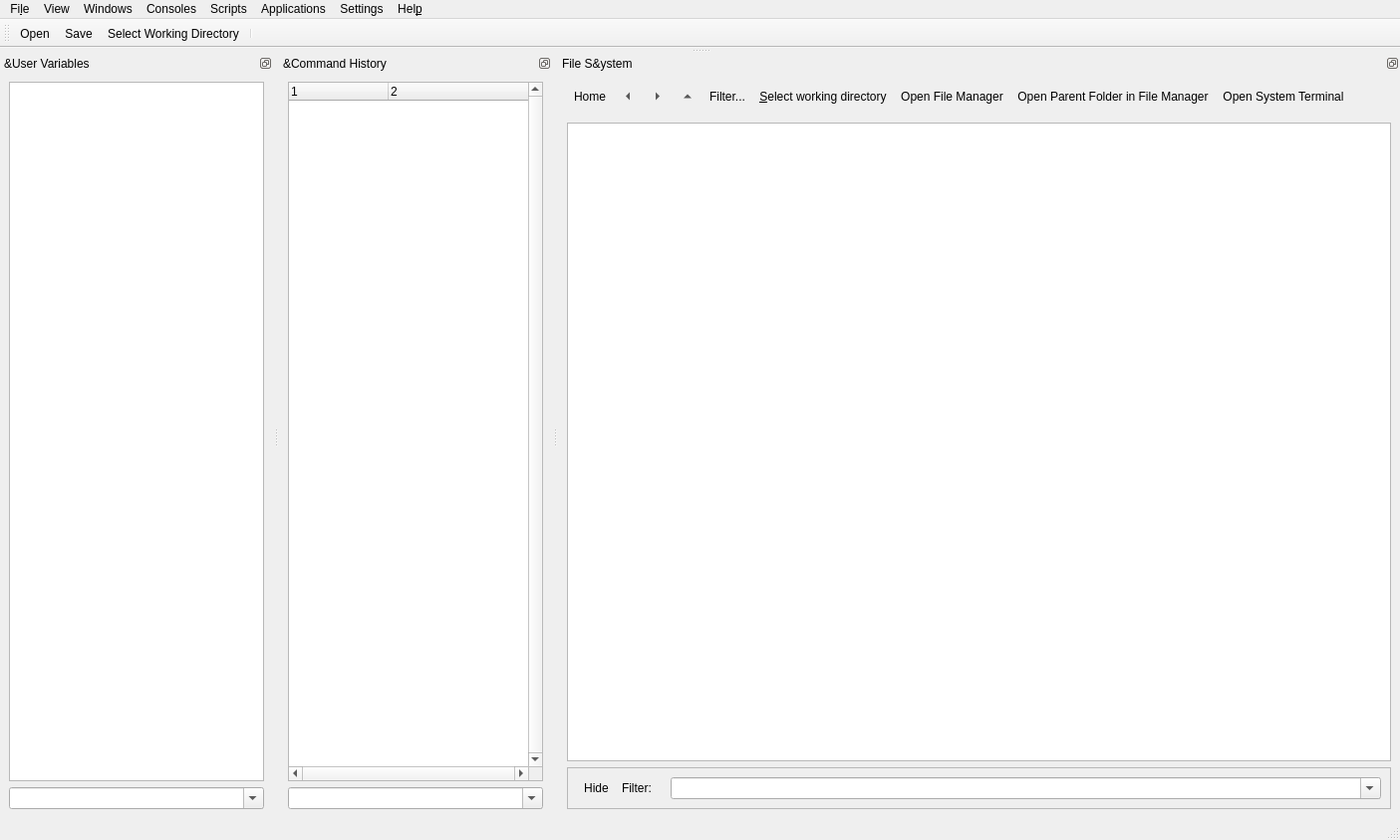
<?xml version="1.0" encoding="UTF-8"?>
<ui version="4.0">
 <author>Cezar Tigaret</author>
 <class>MainWindow</class>
 <widget class="QMainWindow" name="MainWindow">
  <property name="geometry">
   <rect>
    <x>0</x>
    <y>0</y>
    <width>898</width>
    <height>843</height>
   </rect>
  </property>
  <property name="sizePolicy">
   <sizepolicy hsizetype="Preferred" vsizetype="Preferred">
    <horstretch>0</horstretch>
    <verstretch>0</verstretch>
   </sizepolicy>
  </property>
  <property name="acceptDrops">
   <bool>true</bool>
  </property>
  <property name="windowTitle">
   <string>Scipyen</string>
  </property>
  <property name="windowIcon">
   <iconset theme="python"/>
  </property>
  <widget class="QWidget" name="centralwidget">
   <property name="sizePolicy">
    <sizepolicy hsizetype="Preferred" vsizetype="Preferred">
     <horstretch>0</horstretch>
     <verstretch>0</verstretch>
    </sizepolicy>
   </property>
   <property name="maximumSize">
    <size>
     <width>0</width>
     <height>0</height>
    </size>
   </property>
  </widget>
  <widget class="QMenuBar" name="menubar">
   <property name="geometry">
    <rect>
     <x>0</x>
     <y>0</y>
     <width>898</width>
     <height>29</height>
    </rect>
   </property>
   <property name="sizePolicy">
    <sizepolicy hsizetype="Preferred" vsizetype="Minimum">
     <horstretch>0</horstretch>
     <verstretch>0</verstretch>
    </sizepolicy>
   </property>
   <widget class="QMenu" name="menuFile">
    <property name="title">
     <string>Fi&amp;le</string>
    </property>
    <property name="icon">
     <iconset theme="system-file-manager-symbolic"/>
    </property>
    <widget class="QMenu" name="menuImport">
     <property name="title">
      <string>&amp;Import</string>
     </property>
     <property name="icon">
      <iconset theme="document-import"/>
     </property>
     <addaction name="actionImport_PrairieView_data"/>
    </widget>
    <addaction name="actionOpen"/>
    <addaction name="menuImport"/>
    <addaction name="actionSave"/>
    <addaction name="actionChange_Working_Directory"/>
    <addaction name="actionReload_Plugins"/>
    <addaction name="separator"/>
    <addaction name="actionQuit"/>
   </widget>
   <widget class="QMenu" name="menuHelp">
    <property name="title">
     <string>Hel&amp;p</string>
    </property>
    <property name="icon">
     <iconset theme="help-contents"/>
    </property>
    <addaction name="actionHelp_On_Console"/>
    <addaction name="actionAbout"/>
    <addaction name="actionAbout_Qt"/>
    <addaction name="actionAbout_Components"/>
    <addaction name="actionLicense"/>
   </widget>
   <widget class="QMenu" name="menuView">
    <property name="title">
     <string>View</string>
    </property>
    <property name="icon">
     <iconset theme="quickview"/>
    </property>
    <widget class="QMenu" name="menuSelected_Image_or_Volume">
     <property name="title">
      <string>&amp;Selected Variable</string>
     </property>
     <property name="icon">
      <iconset theme="x-shape-image"/>
     </property>
     <addaction name="actionView_Data_New_Window"/>
     <addaction name="actionView_Data"/>
    </widget>
    <addaction name="menuSelected_Image_or_Volume"/>
   </widget>
   <widget class="QMenu" name="menuViewers">
    <property name="title">
     <string>Windows</string>
    </property>
    <property name="icon">
     <iconset theme="window-new"/>
    </property>
   </widget>
   <widget class="QMenu" name="menuSettings">
    <property name="title">
     <string>Settings</string>
    </property>
    <property name="icon">
     <iconset theme="settings-configure"/>
    </property>
    <widget class="QMenu" name="menuCode_editor">
     <property name="title">
      <string>Code editor</string>
     </property>
     <property name="icon">
      <iconset theme="editor"/>
     </property>
     <addaction name="actionChoose_code_editor"/>
     <addaction name="actionUse_system_s_default_code_editor"/>
    </widget>
    <addaction name="actionAuto_launch_Script_Manager"/>
    <addaction name="menuCode_editor"/>
    <addaction name="actionAuto_delete_viewer"/>
    <addaction name="actionSet_user_plugins_directory"/>
    <addaction name="separator"/>
    <addaction name="actionGUI_Style"/>
    <addaction name="actionSet_Icon_Size"/>
   </widget>
   <widget class="QMenu" name="menuConsoles">
    <property name="title">
     <string>Consoles</string>
    </property>
    <property name="icon">
     <iconset theme="akonadiconsole"/>
    </property>
    <addaction name="actionOpen_System_Terminal"/>
   </widget>
   <widget class="QMenu" name="menuScripts">
    <property name="title">
     <string>Scripts</string>
    </property>
    <property name="icon">
     <iconset theme="automated-tasks"/>
    </property>
   </widget>
   <widget class="QMenu" name="menuApplications">
    <property name="title">
     <string>Applications</string>
    </property>
    <property name="icon">
     <iconset theme="homerun"/>
    </property>
   </widget>
   <addaction name="menuFile"/>
   <addaction name="menuView"/>
   <addaction name="menuViewers"/>
   <addaction name="menuConsoles"/>
   <addaction name="menuScripts"/>
   <addaction name="menuApplications"/>
   <addaction name="menuSettings"/>
   <addaction name="menuHelp"/>
  </widget>
  <widget class="QStatusBar" name="statusbar"/>
  <widget class="QDockWidget" name="dockWidgetWorkspace">
   <property name="sizePolicy">
    <sizepolicy hsizetype="Preferred" vsizetype="Preferred">
     <horstretch>0</horstretch>
     <verstretch>0</verstretch>
    </sizepolicy>
   </property>
   <property name="windowIcon">
    <iconset theme="user-home"/>
   </property>
   <property name="toolTip">
    <string>Scipyen's workspace table</string>
   </property>
   <property name="statusTip">
    <string>Scipyen's workspace table</string>
   </property>
   <property name="whatsThis">
    <string>&lt;html&gt;&lt;head/&gt;&lt;body&gt;&lt;p&gt;A table view with user's variables in Scipyen's workspace.&lt;/p&gt;&lt;p&gt;&lt;span style=&quot; font-weight:600;&quot;&gt;CAUTION:&lt;/span&gt;&lt;/p&gt;&lt;p&gt;&lt;span style=&quot; font-weight:400;&quot;&gt;Not all variables are visible. Notable hidden variables are: `_`, `__`, and objects created at start up (imported modules, functions and variables which are NOT necessarily global). &lt;/span&gt;&lt;/p&gt;&lt;p&gt;&lt;span style=&quot; font-weight:400;&quot;&gt;To see all the contents of the workspace at any time, execute `dir()` in Scipyen's console.&lt;/span&gt;&lt;/p&gt;&lt;/body&gt;&lt;/html&gt;</string>
   </property>
   <property name="features">
    <set>QDockWidget::DockWidgetFloatable|QDockWidget::DockWidgetMovable</set>
   </property>
   <property name="windowTitle">
    <string>&amp;User Variables</string>
   </property>
   <attribute name="dockWidgetArea">
    <number>8</number>
   </attribute>
   <widget class="QWidget" name="dockWidgetWorkspaceContents">
    <layout class="QVBoxLayout" name="verticalLayout_3">
     <item>
      <widget class="QTableView" name="workspaceView">
       <property name="sizePolicy">
        <sizepolicy hsizetype="MinimumExpanding" vsizetype="Preferred">
         <horstretch>0</horstretch>
         <verstretch>0</verstretch>
        </sizepolicy>
       </property>
       <property name="contextMenuPolicy">
        <enum>Qt::CustomContextMenu</enum>
       </property>
       <property name="acceptDrops">
        <bool>true</bool>
       </property>
       <property name="toolTip">
        <string>&lt;html&gt;
&lt;head/&gt;
&lt;body&gt;
&lt;ul&gt;
&lt;li&gt;Left mouse buttons:
&lt;ul&gt;
&lt;li&gt;single click selects&lt;/li&gt;
&lt;li&gt;double click show variable in the default Scipyen viewer for the variable type&lt;/li&gt;
&lt;/ul&gt;
&lt;/li&gt;
&lt;li&gt;Right mouse button click for context menu&lt;/li&gt;
&lt;/ul&gt;
&lt;/body&gt;
&lt;/html&gt;</string>
       </property>
       <property name="statusTip">
        <string>Left click to select; left double click to display; right click for context menu.</string>
       </property>
       <property name="whatsThis">
        <string>Left button click selects (press SHIFT for continuous, CTRL for extended selection). 

Left button double-click opens data in viewer (SHIFT for a new viewer) or displays data in console if no appropriate viewer exists.

Right button click opens context menu with more actions.

NOTE: you can click anywhere in the row to select</string>
       </property>
       <property name="showDropIndicator" stdset="0">
        <bool>false</bool>
       </property>
       <property name="dragEnabled">
        <bool>true</bool>
       </property>
       <property name="dragDropOverwriteMode">
        <bool>false</bool>
       </property>
       <property name="dragDropMode">
        <enum>QAbstractItemView::DragOnly</enum>
       </property>
       <property name="defaultDropAction">
        <enum>Qt::IgnoreAction</enum>
       </property>
       <property name="alternatingRowColors">
        <bool>true</bool>
       </property>
       <property name="showGrid">
        <bool>false</bool>
       </property>
       <property name="gridStyle">
        <enum>Qt::DotLine</enum>
       </property>
       <property name="sortingEnabled">
        <bool>true</bool>
       </property>
       <property name="wordWrap">
        <bool>false</bool>
       </property>
       <attribute name="horizontalHeaderCascadingSectionResizes">
        <bool>true</bool>
       </attribute>
       <attribute name="horizontalHeaderStretchLastSection">
        <bool>true</bool>
       </attribute>
       <attribute name="verticalHeaderVisible">
        <bool>true</bool>
       </attribute>
       <attribute name="verticalHeaderShowSortIndicator" stdset="0">
        <bool>false</bool>
       </attribute>
      </widget>
     </item>
     <item>
      <widget class="QComboBox" name="varNameFilterFinderComboBox">
       <property name="sizePolicy">
        <sizepolicy hsizetype="MinimumExpanding" vsizetype="Fixed">
         <horstretch>0</horstretch>
         <verstretch>0</verstretch>
        </sizepolicy>
       </property>
       <property name="toolTip">
        <string>Find variable by name using regular expressions. Pres ENTER to remember this expression.</string>
       </property>
       <property name="statusTip">
        <string>Find variable by name using regular expressions. Pres ENTER to remember this expression.</string>
       </property>
       <property name="whatsThis">
        <string>Find variable by name using regular expressions. Pres ENTER to remember this expression.</string>
       </property>
       <property name="editable">
        <bool>true</bool>
       </property>
      </widget>
     </item>
    </layout>
   </widget>
  </widget>
  <widget class="QDockWidget" name="dockWidgetHistory">
   <property name="sizePolicy">
    <sizepolicy hsizetype="Preferred" vsizetype="Preferred">
     <horstretch>0</horstretch>
     <verstretch>0</verstretch>
    </sizepolicy>
   </property>
   <property name="windowIcon">
    <iconset theme="folder-recent"/>
   </property>
   <property name="toolTip">
    <string>History of console commands &amp; statements</string>
   </property>
   <property name="statusTip">
    <string>History of console commands &amp; statements</string>
   </property>
   <property name="whatsThis">
    <string>&lt;html&gt;&lt;head/&gt;&lt;body&gt;&lt;p&gt;The history of commands and statements executed at Scipyen's console, and grouped by session, (start and end times shown).&lt;/p&gt;&lt;p&gt;Sessions without an end time are those where Scipyen was suddenly aborted.&lt;/p&gt;&lt;p&gt;You can copy these lines to a file, to the Scipyen's console, or execute them again (directly) by double-clicking.&lt;/p&gt;&lt;/body&gt;&lt;/html&gt;</string>
   </property>
   <property name="features">
    <set>QDockWidget::DockWidgetFloatable|QDockWidget::DockWidgetMovable</set>
   </property>
   <property name="windowTitle">
    <string>&amp;Command History</string>
   </property>
   <attribute name="dockWidgetArea">
    <number>8</number>
   </attribute>
   <widget class="QWidget" name="dockWidgetHistoryContents">
    <layout class="QVBoxLayout" name="verticalLayout_4">
     <item>
      <widget class="QTreeWidget" name="historyTreeWidget">
       <property name="sizePolicy">
        <sizepolicy hsizetype="MinimumExpanding" vsizetype="Preferred">
         <horstretch>0</horstretch>
         <verstretch>0</verstretch>
        </sizepolicy>
       </property>
       <property name="contextMenuPolicy">
        <enum>Qt::CustomContextMenu</enum>
       </property>
       <property name="verticalScrollBarPolicy">
        <enum>Qt::ScrollBarAlwaysOn</enum>
       </property>
       <property name="horizontalScrollBarPolicy">
        <enum>Qt::ScrollBarAlwaysOn</enum>
       </property>
       <property name="showDropIndicator" stdset="0">
        <bool>false</bool>
       </property>
       <property name="dragEnabled">
        <bool>true</bool>
       </property>
       <property name="dragDropMode">
        <enum>QAbstractItemView::DragOnly</enum>
       </property>
       <property name="alternatingRowColors">
        <bool>true</bool>
       </property>
       <property name="selectionMode">
        <enum>QAbstractItemView::ExtendedSelection</enum>
       </property>
       <property name="selectionBehavior">
        <enum>QAbstractItemView::SelectItems</enum>
       </property>
       <property name="columnCount">
        <number>2</number>
       </property>
       <attribute name="headerVisible">
        <bool>true</bool>
       </attribute>
       <attribute name="headerCascadingSectionResizes">
        <bool>true</bool>
       </attribute>
       <attribute name="headerMinimumSectionSize">
        <number>100</number>
       </attribute>
       <attribute name="headerDefaultSectionSize">
        <number>100</number>
       </attribute>
       <attribute name="headerHighlightSections">
        <bool>true</bool>
       </attribute>
       <attribute name="headerShowSortIndicator" stdset="0">
        <bool>false</bool>
       </attribute>
       <attribute name="headerStretchLastSection">
        <bool>true</bool>
       </attribute>
       <column>
        <property name="text">
         <string notr="true">1</string>
        </property>
       </column>
       <column>
        <property name="text">
         <string notr="true">2</string>
        </property>
       </column>
      </widget>
     </item>
     <item>
      <widget class="QComboBox" name="commandFinderComboBox">
       <property name="sizePolicy">
        <sizepolicy hsizetype="MinimumExpanding" vsizetype="Fixed">
         <horstretch>0</horstretch>
         <verstretch>0</verstretch>
        </sizepolicy>
       </property>
       <property name="toolTip">
        <string>Search for commands in the selected session, using regular expressions</string>
       </property>
       <property name="statusTip">
        <string>Search for commands in the selected session, using regular expressions</string>
       </property>
       <property name="whatsThis">
        <string>Search for commands in the selected session, using regular expressions</string>
       </property>
       <property name="editable">
        <bool>true</bool>
       </property>
      </widget>
     </item>
    </layout>
   </widget>
  </widget>
  <widget class="QDockWidget" name="dockWidgetFileSystem">
   <property name="sizePolicy">
    <sizepolicy hsizetype="Preferred" vsizetype="Preferred">
     <horstretch>0</horstretch>
     <verstretch>0</verstretch>
    </sizepolicy>
   </property>
   <property name="windowIcon">
    <iconset theme="folder"/>
   </property>
   <property name="toolTip">
    <string>Scipyen's (read-only) view of the file system</string>
   </property>
   <property name="statusTip">
    <string>Scipyen's (read-only) view of the file system</string>
   </property>
   <property name="whatsThis">
    <string>&lt;html&gt;&lt;head/&gt;&lt;body&gt;&lt;p&gt;Scipyen's (read-only) view of the current (working) directory in the file system.&lt;/p&gt;&lt;p&gt;By design Scipyen does not allow generic file system operations (file or directory creation, removal, duplication or relocation). These operations should be enacted through the host tools (file manager, terminal etc).&lt;/p&gt;&lt;p&gt;Data can be written to files in the current directory using Save or Export actions from the context menu of the symbols (variables) in Scipyen's workspace table.&lt;/p&gt;&lt;p&gt;&lt;br/&gt;&lt;/p&gt;&lt;p&gt;&lt;br/&gt;&lt;/p&gt;&lt;/body&gt;&lt;/html&gt;</string>
   </property>
   <property name="features">
    <set>QDockWidget::DockWidgetFloatable|QDockWidget::DockWidgetMovable</set>
   </property>
   <property name="windowTitle">
    <string>File S&amp;ystem</string>
   </property>
   <attribute name="dockWidgetArea">
    <number>8</number>
   </attribute>
   <widget class="QWidget" name="dockWidgetFileSystemContents">
    <layout class="QGridLayout" name="gridLayout">
     <item row="0" column="0">
      <layout class="QHBoxLayout" name="horizontalLayout">
       <property name="spacing">
        <number>0</number>
       </property>
       <property name="sizeConstraint">
        <enum>QLayout::SetNoConstraint</enum>
       </property>
       <item>
        <widget class="QToolButton" name="dirHomeBtn">
         <property name="toolTip">
          <string>Go to Home directory</string>
         </property>
         <property name="text">
          <string>Home</string>
         </property>
         <property name="icon">
          <iconset theme="go-home"/>
         </property>
         <property name="iconSize">
          <size>
           <width>22</width>
           <height>22</height>
          </size>
         </property>
         <property name="autoRaise">
          <bool>true</bool>
         </property>
        </widget>
       </item>
       <item>
        <widget class="QToolButton" name="dirBackBtn">
         <property name="toolTip">
          <string>Go back</string>
         </property>
         <property name="text">
          <string>Previous directory</string>
         </property>
         <property name="icon">
          <iconset theme="go-previous"/>
         </property>
         <property name="iconSize">
          <size>
           <width>22</width>
           <height>22</height>
          </size>
         </property>
         <property name="autoRaise">
          <bool>true</bool>
         </property>
         <property name="arrowType">
          <enum>Qt::LeftArrow</enum>
         </property>
        </widget>
       </item>
       <item>
        <widget class="QToolButton" name="dirFwdBtn">
         <property name="toolTip">
          <string>Go forward</string>
         </property>
         <property name="text">
          <string>Next directory</string>
         </property>
         <property name="icon">
          <iconset theme="go-next"/>
         </property>
         <property name="iconSize">
          <size>
           <width>22</width>
           <height>22</height>
          </size>
         </property>
         <property name="autoRaise">
          <bool>true</bool>
         </property>
         <property name="arrowType">
          <enum>Qt::RightArrow</enum>
         </property>
        </widget>
       </item>
       <item>
        <widget class="QToolButton" name="dirUpBtn">
         <property name="toolTip">
          <string>Go to parent directory</string>
         </property>
         <property name="text">
          <string>Parent directory</string>
         </property>
         <property name="icon">
          <iconset theme="go-up"/>
         </property>
         <property name="iconSize">
          <size>
           <width>22</width>
           <height>22</height>
          </size>
         </property>
         <property name="autoRaise">
          <bool>true</bool>
         </property>
         <property name="arrowType">
          <enum>Qt::UpArrow</enum>
         </property>
        </widget>
       </item>
       <item>
        <widget class="QToolButton" name="viewFilesFilterToolBtn">
         <property name="text">
          <string>Filter...</string>
         </property>
         <property name="icon">
          <iconset theme="view-filter"/>
         </property>
         <property name="iconSize">
          <size>
           <width>22</width>
           <height>22</height>
          </size>
         </property>
         <property name="checkable">
          <bool>true</bool>
         </property>
         <property name="autoRaise">
          <bool>true</bool>
         </property>
         <property name="arrowType">
          <enum>Qt::NoArrow</enum>
         </property>
        </widget>
       </item>
       <item>
        <widget class="QToolButton" name="selDirBtn">
         <property name="toolTip">
          <string>Select working directory</string>
         </property>
         <property name="statusTip">
          <string>Select working directory</string>
         </property>
         <property name="whatsThis">
          <string>Select working directory</string>
         </property>
         <property name="text">
          <string>&amp;Select working directory</string>
         </property>
         <property name="icon">
          <iconset theme="document-open-folder"/>
         </property>
         <property name="iconSize">
          <size>
           <width>22</width>
           <height>22</height>
          </size>
         </property>
         <property name="autoRaise">
          <bool>true</bool>
         </property>
        </widget>
       </item>
       <item>
        <widget class="QToolButton" name="systemOpenFolderBtn">
         <property name="toolTip">
          <string>Open current folder in system file manager</string>
         </property>
         <property name="statusTip">
          <string>Open current folder in system file manager</string>
         </property>
         <property name="whatsThis">
          <string>Open current folder in system file manager</string>
         </property>
         <property name="text">
          <string>Open File Manager</string>
         </property>
         <property name="icon">
          <iconset theme="document-open-folder"/>
         </property>
         <property name="iconSize">
          <size>
           <width>22</width>
           <height>22</height>
          </size>
         </property>
         <property name="autoRaise">
          <bool>true</bool>
         </property>
        </widget>
       </item>
       <item>
        <widget class="QToolButton" name="systemOpenParentFolderBtn">
         <property name="toolTip">
          <string>Opens parent directory of working directory in system file manager</string>
         </property>
         <property name="statusTip">
          <string>Opens parent directory of working directory in system file manager</string>
         </property>
         <property name="whatsThis">
          <string>Opens parent directory of working directory in system file manager</string>
         </property>
         <property name="text">
          <string>Open Parent Folder in File Manager</string>
         </property>
         <property name="icon">
          <iconset theme="go-parent-folder"/>
         </property>
         <property name="iconSize">
          <size>
           <width>22</width>
           <height>22</height>
          </size>
         </property>
         <property name="autoRaise">
          <bool>true</bool>
         </property>
        </widget>
       </item>
       <item>
        <widget class="QToolButton" name="openTermBtn">
         <property name="toolTip">
          <string>Open system terminal in current folder</string>
         </property>
         <property name="statusTip">
          <string>Open system terminal in current folder</string>
         </property>
         <property name="whatsThis">
          <string>Open system terminal in current folder</string>
         </property>
         <property name="text">
          <string>Open System Terminal</string>
         </property>
         <property name="icon">
          <iconset theme="scriptnew"/>
         </property>
         <property name="iconSize">
          <size>
           <width>22</width>
           <height>22</height>
          </size>
         </property>
         <property name="autoRaise">
          <bool>true</bool>
         </property>
        </widget>
       </item>
       <item>
        <spacer name="horizontalSpacer_2">
         <property name="orientation">
          <enum>Qt::Horizontal</enum>
         </property>
         <property name="sizeType">
          <enum>QSizePolicy::MinimumExpanding</enum>
         </property>
         <property name="sizeHint" stdset="0">
          <size>
           <width>40</width>
           <height>20</height>
          </size>
         </property>
        </spacer>
       </item>
      </layout>
     </item>
     <item row="1" column="0">
      <widget class="UrlNavigator" name="navigationWidget" native="true"/>
     </item>
     <item row="2" column="0">
      <layout class="QVBoxLayout" name="verticalLayout">
       <item>
        <widget class="QTreeView" name="fileSystemTreeView">
         <property name="sizePolicy">
          <sizepolicy hsizetype="Preferred" vsizetype="Expanding">
           <horstretch>0</horstretch>
           <verstretch>1</verstretch>
          </sizepolicy>
         </property>
         <property name="contextMenuPolicy">
          <enum>Qt::CustomContextMenu</enum>
         </property>
         <property name="acceptDrops">
          <bool>false</bool>
         </property>
         <property name="sizeAdjustPolicy">
          <enum>QAbstractScrollArea::AdjustToContentsOnFirstShow</enum>
         </property>
         <property name="editTriggers">
          <set>QAbstractItemView::DoubleClicked</set>
         </property>
         <property name="tabKeyNavigation">
          <bool>true</bool>
         </property>
         <property name="showDropIndicator" stdset="0">
          <bool>false</bool>
         </property>
         <property name="dragEnabled">
          <bool>true</bool>
         </property>
         <property name="dragDropMode">
          <enum>QAbstractItemView::DragOnly</enum>
         </property>
         <property name="alternatingRowColors">
          <bool>true</bool>
         </property>
         <property name="selectionMode">
          <enum>QAbstractItemView::ExtendedSelection</enum>
         </property>
         <property name="selectionBehavior">
          <enum>QAbstractItemView::SelectItems</enum>
         </property>
         <property name="iconSize">
          <size>
           <width>16</width>
           <height>16</height>
          </size>
         </property>
         <property name="uniformRowHeights">
          <bool>true</bool>
         </property>
         <property name="sortingEnabled">
          <bool>true</bool>
         </property>
         <attribute name="headerCascadingSectionResizes">
          <bool>true</bool>
         </attribute>
         <attribute name="headerHighlightSections">
          <bool>true</bool>
         </attribute>
         <attribute name="headerShowSortIndicator" stdset="0">
          <bool>true</bool>
         </attribute>
         <attribute name="headerStretchLastSection">
          <bool>true</bool>
         </attribute>
        </widget>
       </item>
       <item>
        <widget class="QFrame" name="filesFilterFrame">
         <property name="frameShape">
          <enum>QFrame::StyledPanel</enum>
         </property>
         <property name="frameShadow">
          <enum>QFrame::Plain</enum>
         </property>
         <property name="lineWidth">
          <number>0</number>
         </property>
         <layout class="QHBoxLayout" name="horizontalLayout_2">
          <item>
           <widget class="QToolButton" name="hideFilesFilterToolBtn">
            <property name="toolTip">
             <string>Hide file filter</string>
            </property>
            <property name="statusTip">
             <string>Hide file filter</string>
            </property>
            <property name="whatsThis">
             <string>Hide file filter</string>
            </property>
            <property name="text">
             <string>Hide</string>
            </property>
            <property name="icon">
             <iconset theme="window-close"/>
            </property>
            <property name="autoRaise">
             <bool>true</bool>
            </property>
           </widget>
          </item>
          <item>
           <widget class="QLabel" name="filesFilterLabel">
            <property name="sizePolicy">
             <sizepolicy hsizetype="Fixed" vsizetype="Fixed">
              <horstretch>0</horstretch>
              <verstretch>0</verstretch>
             </sizepolicy>
            </property>
            <property name="text">
             <string>Filter:</string>
            </property>
            <property name="buddy">
             <cstring>fileSystemFilter</cstring>
            </property>
           </widget>
          </item>
          <item>
           <spacer name="horizontalSpacer">
            <property name="orientation">
             <enum>Qt::Horizontal</enum>
            </property>
            <property name="sizeType">
             <enum>QSizePolicy::Preferred</enum>
            </property>
            <property name="sizeHint" stdset="0">
             <size>
              <width>13</width>
              <height>17</height>
             </size>
            </property>
           </spacer>
          </item>
          <item>
           <widget class="QComboBox" name="fileSystemFilter">
            <property name="sizePolicy">
             <sizepolicy hsizetype="Preferred" vsizetype="Fixed">
              <horstretch>0</horstretch>
              <verstretch>0</verstretch>
             </sizepolicy>
            </property>
            <property name="toolTip">
             <string>Filter files by name and/or extension, using regular expressions</string>
            </property>
            <property name="statusTip">
             <string>Filter files by name and/or extension, using regular expressions</string>
            </property>
            <property name="whatsThis">
             <string>Filter files by name and/or extension, using regular expressions</string>
            </property>
            <property name="editable">
             <bool>true</bool>
            </property>
            <property name="insertPolicy">
             <enum>QComboBox::InsertAtTop</enum>
            </property>
           </widget>
          </item>
         </layout>
        </widget>
       </item>
      </layout>
     </item>
    </layout>
   </widget>
  </widget>
  <widget class="QToolBar" name="toolBar">
   <property name="sizePolicy">
    <sizepolicy hsizetype="MinimumExpanding" vsizetype="Fixed">
     <horstretch>0</horstretch>
     <verstretch>0</verstretch>
    </sizepolicy>
   </property>
   <property name="windowTitle">
    <string>toolBar</string>
   </property>
   <property name="toolTip">
    <string>Save variables to HDF5 file</string>
   </property>
   <property name="statusTip">
    <string>Save selected variables for HDF5 (*.h5) files</string>
   </property>
   <property name="whatsThis">
    <string>&lt;html&gt;&lt;head/&gt;&lt;body&gt;&lt;p&gt;When a single variable is selected in the workspace (User Variables tab), shows a file save dialog to choose among supported file types. &lt;/p&gt;&lt;p&gt;&lt;br/&gt;&lt;/p&gt;&lt;p&gt;When more than one variable is selected, saves all of them to HDF5 files named after the variable name (symbol) in the workspace.&lt;/p&gt;&lt;/body&gt;&lt;/html&gt;</string>
   </property>
   <property name="iconSize">
    <size>
     <width>22</width>
     <height>22</height>
    </size>
   </property>
   <property name="toolButtonStyle">
    <enum>Qt::ToolButtonFollowStyle</enum>
   </property>
   <attribute name="toolBarArea">
    <enum>TopToolBarArea</enum>
   </attribute>
   <attribute name="toolBarBreak">
    <bool>false</bool>
   </attribute>
   <addaction name="actionOpen"/>
   <addaction name="actionSave"/>
   <addaction name="actionChange_Working_Directory"/>
   <addaction name="separator"/>
  </widget>
  <action name="actionSave">
   <property name="icon">
    <iconset theme="document-save"/>
   </property>
   <property name="text">
    <string>&amp;Save ...</string>
   </property>
   <property name="toolTip">
    <string>Save</string>
   </property>
   <property name="statusTip">
    <string>Save (export data)</string>
   </property>
   <property name="whatsThis">
    <string>&lt;html&gt;&lt;head/&gt;&lt;body&gt;&lt;p&gt;When several objects are selected in the workspace (User Variables tab) this will save them as HDF5 files named after the object name (symbol) in the workspace.&lt;/p&gt;&lt;p&gt;&lt;br/&gt;&lt;/p&gt;&lt;p&gt;When only one object is selected in the workspace, will show a dialog for selecting the file name and a file type (where appropriate) for saving the object.&lt;/p&gt;&lt;p&gt;&lt;br/&gt;&lt;/p&gt;&lt;/body&gt;&lt;/html&gt;</string>
   </property>
   <property name="shortcut">
    <string>Ctrl+S</string>
   </property>
  </action>
  <action name="actionQuit">
   <property name="icon">
    <iconset theme="application-exit"/>
   </property>
   <property name="text">
    <string>&amp;Quit</string>
   </property>
   <property name="shortcut">
    <string>Ctrl+Q</string>
   </property>
  </action>
  <action name="action_Console">
   <property name="icon">
    <iconset theme="scriptnew"/>
   </property>
   <property name="text">
    <string>&amp;Console</string>
   </property>
  </action>
  <action name="actionRestore_Workspace">
   <property name="text">
    <string>&amp;Restore Workspace</string>
   </property>
  </action>
  <action name="actionHelp_On_Console">
   <property name="icon">
    <iconset theme="help-contextual"/>
   </property>
   <property name="text">
    <string>&amp;On Console</string>
   </property>
  </action>
  <action name="actionImport_PrairieView_data">
   <property name="icon">
    <iconset theme="document-import"/>
   </property>
   <property name="text">
    <string>PrairieView data</string>
   </property>
  </action>
  <action name="actionImport_XY_Raster_Scan_File">
   <property name="icon">
    <iconset theme="document-open"/>
   </property>
   <property name="text">
    <string>&amp;XY Raster Scan</string>
   </property>
  </action>
  <action name="actionImport_Protocol_File">
   <property name="text">
    <string>&amp;Protocol</string>
   </property>
  </action>
  <action name="actionOpen_Image_File">
   <property name="text">
    <string>&amp;Image</string>
   </property>
  </action>
  <action name="actionOpen_Scan_Data_File">
   <property name="text">
    <string>&amp;Scan Data</string>
   </property>
  </action>
  <action name="actionView_Data_New_Window">
   <property name="icon">
    <iconset theme="window-new"/>
   </property>
   <property name="text">
    <string>&amp;In New Window</string>
   </property>
  </action>
  <action name="actionView_Data">
   <property name="icon">
    <iconset theme="quickview"/>
   </property>
   <property name="text">
    <string>In &amp;Current Window</string>
   </property>
  </action>
  <action name="actionReload_Plugins">
   <property name="icon">
    <iconset theme="plugins"/>
   </property>
   <property name="text">
    <string>&amp;Reload Plugins</string>
   </property>
  </action>
  <action name="actionOpen_Image_File_Using_BioFormats">
   <property name="text">
    <string>Image &amp;Using BioFormats</string>
   </property>
  </action>
  <action name="actionChange_Working_Directory">
   <property name="icon">
    <iconset theme="document-open-folder"/>
   </property>
   <property name="text">
    <string>&amp;Select Working Directory</string>
   </property>
   <property name="statusTip">
    <string>Select working directory</string>
   </property>
   <property name="shortcut">
    <string>Ctrl+D</string>
   </property>
  </action>
  <action name="actionNew_Signal_Viewer">
   <property name="text">
    <string>New &amp;Signal Viewer</string>
   </property>
  </action>
  <action name="actionNew_Image_Viewer">
   <property name="text">
    <string>&amp;New Image Viewer</string>
   </property>
  </action>
  <action name="actionOpen">
   <property name="icon">
    <iconset theme="document-open"/>
   </property>
   <property name="text">
    <string>&amp;Open...</string>
   </property>
   <property name="statusTip">
    <string>Opens selected files in the file system browser or via a dialog</string>
   </property>
   <property name="whatsThis">
    <string>&lt;html&gt;&lt;head/&gt;&lt;body&gt;&lt;p&gt;Opens the selected file(s) in the File System tab, or presents an file chooser dialog when no files are selected.&lt;/p&gt;&lt;/body&gt;&lt;/html&gt;</string>
   </property>
   <property name="shortcut">
    <string>Ctrl+O</string>
   </property>
  </action>
  <action name="actionOpen_Files">
   <property name="text">
    <string>Open &amp;Files...</string>
   </property>
  </action>
  <action name="actionSave_pickle">
   <property name="text">
    <string>Save (&amp;pickle) selected variables</string>
   </property>
  </action>
  <action name="actionScriptRun">
   <property name="text">
    <string>&amp;Run...</string>
   </property>
  </action>
  <action name="actionScriptToConsole">
   <property name="text">
    <string>&amp;To console...</string>
   </property>
  </action>
  <action name="actionConsole_font">
   <property name="text">
    <string>Console font...</string>
   </property>
  </action>
  <action name="actionEditor">
   <property name="text">
    <string>Editor</string>
   </property>
  </action>
  <action name="actionNewViewer">
   <property name="text">
    <string>New...</string>
   </property>
  </action>
  <action name="actionExternal_IPython">
   <property name="text">
    <string>External IPython</string>
   </property>
  </action>
  <action name="actionConsole">
   <property name="text">
    <string>Console</string>
   </property>
  </action>
  <action name="actionExternalIPython">
   <property name="text">
    <string>External IPython</string>
   </property>
  </action>
  <action name="actionExternalNrnIPython">
   <property name="text">
    <string>External IPython for Neuron</string>
   </property>
  </action>
  <action name="actionConsole_Client_for_Neuron">
   <property name="text">
    <string>Console Client wirh Neuron IPython</string>
   </property>
  </action>
  <action name="actionRunning_IPython">
   <property name="text">
    <string>Choose kernel...</string>
   </property>
  </action>
  <action name="actionRunning_IPython_for_Neuron">
   <property name="text">
    <string>Choose kernel and launch Neuron</string>
   </property>
  </action>
  <action name="actionGUI_Style">
   <property name="icon">
    <iconset theme="edit-paste-style"/>
   </property>
   <property name="text">
    <string>GUI Style...</string>
   </property>
   <property name="menuRole">
    <enum>QAction::PreferencesRole</enum>
   </property>
  </action>
  <action name="actionAuto_launch_Script_Manager">
   <property name="checkable">
    <bool>true</bool>
   </property>
   <property name="icon">
    <iconset theme="dialog-scripts"/>
   </property>
   <property name="text">
    <string>Auto-launch Script Manager</string>
   </property>
  </action>
  <action name="actionChoose_code_editor">
   <property name="icon">
    <iconset theme="editor"/>
   </property>
   <property name="text">
    <string>Choose code editor</string>
   </property>
  </action>
  <action name="actionUse_system_s_default_code_editor">
   <property name="checkable">
    <bool>true</bool>
   </property>
   <property name="icon">
    <iconset theme="editor"/>
   </property>
   <property name="text">
    <string>Use system's default code editor</string>
   </property>
  </action>
  <action name="actionAuto_delete_viewer">
   <property name="checkable">
    <bool>true</bool>
   </property>
   <property name="icon">
    <iconset theme="window-unpin"/>
   </property>
   <property name="text">
    <string>Auto-delete viewers</string>
   </property>
   <property name="toolTip">
    <string>&lt;html&gt;&lt;head/&gt;&lt;body&gt;&lt;p&gt;Remove viewer when closed&lt;/p&gt;&lt;p&gt;(does not apply to matplotlib figures)&lt;/p&gt;&lt;/body&gt;&lt;/html&gt;</string>
   </property>
   <property name="statusTip">
    <string>Remove viewer when closed</string>
   </property>
   <property name="whatsThis">
    <string>When a viewer is closed , also remove it from the user workspace</string>
   </property>
  </action>
  <action name="actionOpen_System_Terminal">
   <property name="icon">
    <iconset theme="scriptnew"/>
   </property>
   <property name="text">
    <string>Open System Terminal</string>
   </property>
   <property name="toolTip">
    <string>Open system terminal in current folder</string>
   </property>
   <property name="statusTip">
    <string>Open system terminal in current folder</string>
   </property>
   <property name="whatsThis">
    <string>Open system terminal in current folder</string>
   </property>
   <property name="shortcut">
    <string>Ctrl+T</string>
   </property>
  </action>
  <action name="actionSet_user_plugins_directory">
   <property name="icon">
    <iconset theme="folder-extension-symbolic"/>
   </property>
   <property name="text">
    <string>Set user plugins directory</string>
   </property>
  </action>
  <action name="actionImport_Electrophysiology_File">
   <property name="text">
    <string>&amp;Electrophysiology</string>
   </property>
  </action>
  <action name="actionRecent">
   <property name="text">
    <string>Recent</string>
   </property>
  </action>
  <action name="actionAbout">
   <property name="icon">
    <iconset theme="help-about"/>
   </property>
   <property name="text">
    <string>About</string>
   </property>
   <property name="shortcut">
    <string>Ctrl+Shift+/</string>
   </property>
  </action>
  <action name="actionAbout_Components">
   <property name="icon">
    <iconset theme="tools-symbolic"/>
   </property>
   <property name="text">
    <string>Components</string>
   </property>
  </action>
  <action name="actionLicense">
   <property name="icon">
    <iconset theme="license"/>
   </property>
   <property name="text">
    <string>License</string>
   </property>
  </action>
  <action name="actionAbout_Qt">
   <property name="icon">
    <iconset theme="help-about"/>
   </property>
   <property name="text">
    <string>About Qt</string>
   </property>
  </action>
  <action name="actionSet_Icon_Size">
   <property name="icon">
    <iconset theme="image-resize-symbolic"/>
   </property>
   <property name="text">
    <string>Set Icon Size</string>
   </property>
  </action>
 </widget>
 <customwidgets>
  <customwidget>
   <class>UrlNavigator</class>
   <extends>QWidget</extends>
   <header location="global">navigator.py</header>
   <container>1</container>
  </customwidget>
 </customwidgets>
 <resources/>
 <connections/>
</ui>
